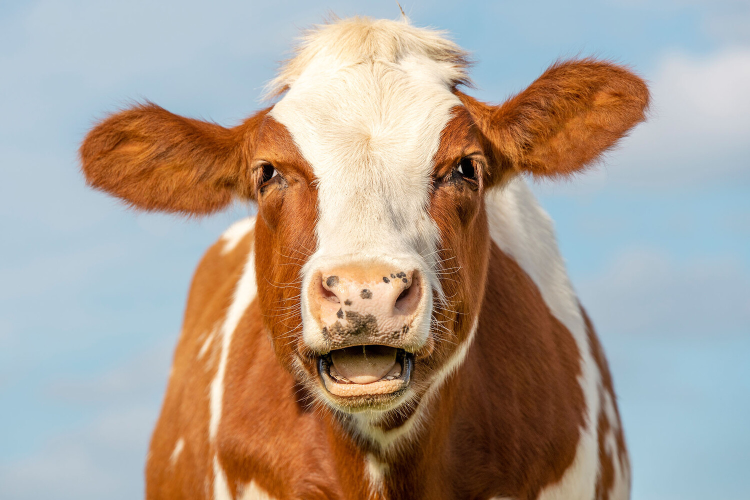
#> input picture cow.jpg, 1500 x 1000 px (shown at 1/2 size)
$ python Project_1.py
#> lines starting #> are read from the running program, lines starting #| are printed output that depends on the picture
import math
import random as rnd
import numpy as np
from numpy import random
from PIL import Image, ImageDraw


# [81 lines left out: functions contrast_brightness, mirror_padding, weighted_sum, mean_filter, horizontal_derivative_filter, vertical_derivative_filter and 1 more, not called in this run]

class ImageProc:

    def __init__(self, filename):
#> called with filename = 'cow.jpg'
        with Image.open(filename) as img:
#> img is the input picture: PIL image 1500x1000 RGB; mean R, G, B 171.8, 158.1, 145.7
            img.load()
        self.img = img
        self.mode = img.mode
#> self.mode = 'RGB'
        self.w, self.h = img.size
#> self.w = 1500; self.h = 1000

    # [99 lines left out: functions contrast_brightness, derivative_filter, resize_images, blend_bw_images, blend_color_images, blend_images and 1 more, not called in this run]


    def blur_color_image(self, size):
#> called with size = 5
        img_data = self.img.load()

        blurred_img = Image.new("RGB", self.img.size)
#> blurred_img: PIL image 1500x1000 RGB; every value is 0
        blurred_data = blurred_img.load()

        for i in range(size // 2, self.img.width - size // 2):
            for j in range(size // 2, self.img.height - size // 2):
                r_total = 0
                g_total = 0
                b_total = 0
                count = 0
                for x in range(i - size // 2, i + size // 2 + 1):
                    for y in range(j - size // 2, j + size // 2 + 1):
                        r, g, b = img_data[x, y]
                        r_total += r
                        g_total += g
                        b_total += b
                        count += 1
                blurred_data[i, j] = (r_total // count, g_total // count, b_total // count)

        return blurred_img


    def blur_image(self, size):
        if self.img.mode == 'L':
            return self.blur_bw_image(size)
        else:
            return self.blur_color_image(size)


    def invert_operator(self):
        w, h = self.img.size
#> w = 1500; h = 1000
        img_out = Image.new('RGB', (w, h))
        for x in range(w):
            for y in range(h):
                original_pxl = self.img.getpixel((x, y))
                result_pxl = (255 - original_pxl[0], 255 - original_pxl[1], 255 - original_pxl[2])
                img_out.putpixel((x, y), result_pxl)
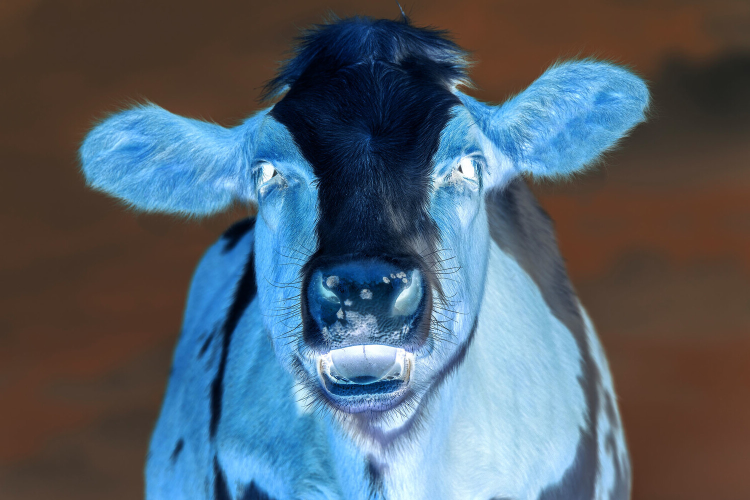
#> img_out: PIL image 1500x1000 RGB (shown at 1/2 size); mean R, G, B 83.2, 96.9, 109.3
        return (img_out)

    # [9 lines left out: function invert_bw_operator, not called in this run]

    def invert_image(self):
        if self.img.mode == 'L':
            return self.invert_bw_operator()
        else:
            return self.invert_operator()

    def drow_frame(self, x1, x2, y1, y2):
#> called with x1 = 301, x2 = 1100, y1 = 100, y2 = 900
        drow = ImageDraw.Draw(self.img)
        line_color = (255, 0, 0)
        line_width = 5
        drow.line([(x1, y1), (x1, y2), (x2, y2), (x2, y1), (x1, y1)], fill=line_color, width=line_width)
        self.img.show()
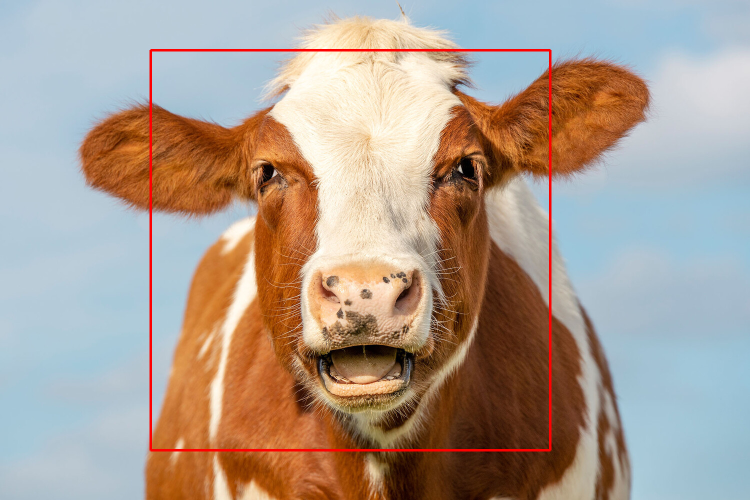
#> shown: PIL image 1500x1000 RGB (shown at 1/2 size); mean R, G, B 172.7, 156.6, 144.4

img_proc = ImageProc("cow.jpg")
blurred_img = img_proc.blur_image(5)
invert_img = img_proc.invert_image()
drow_frame = img_proc.drow_frame(301,1100,100,900)
blurred_img.show()
invert_img.show()

$ run again, with monkey.jpg copied over cow.jpg
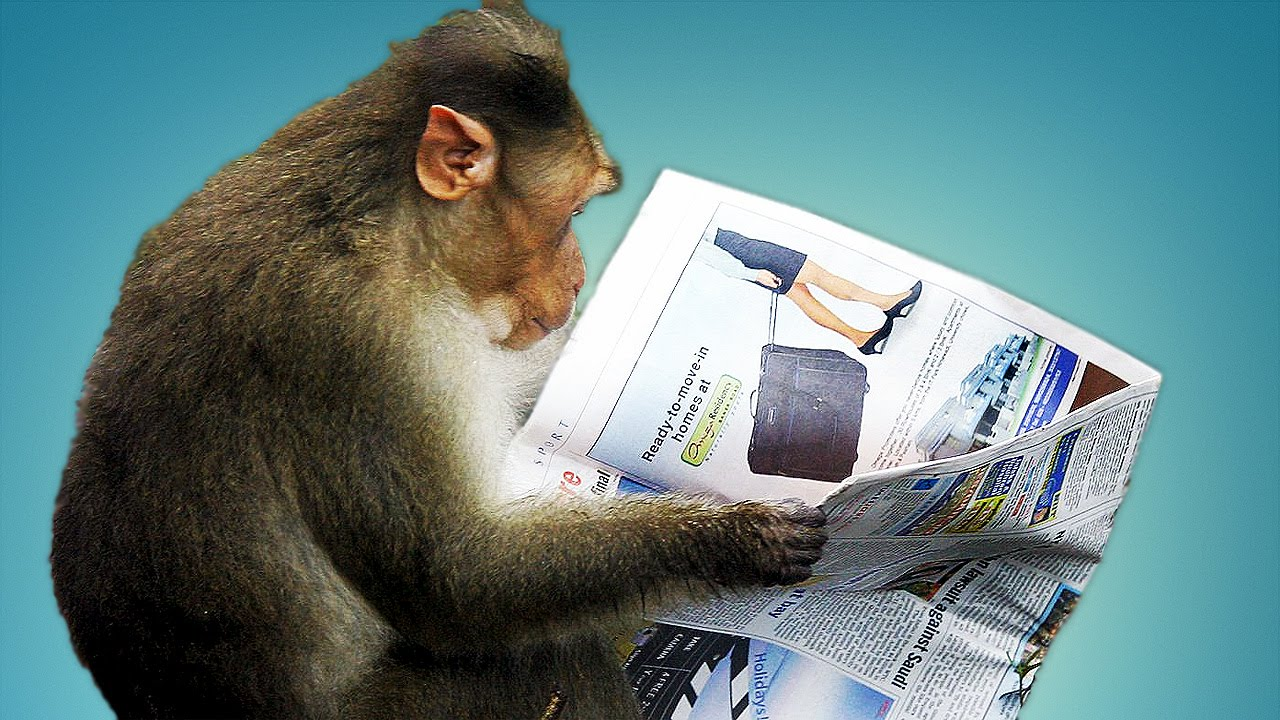
#> input picture monkey.jpg, 1280 x 720 px
#> in __init__, img is the input picture: PIL image 1280x720 RGB; mean R, G, B 100, 128.5, 129.3
#> blurred_img: PIL image 1280x720 RGB; every value is 0
#> after the loop in invert_operator, `for x in range(w):`:
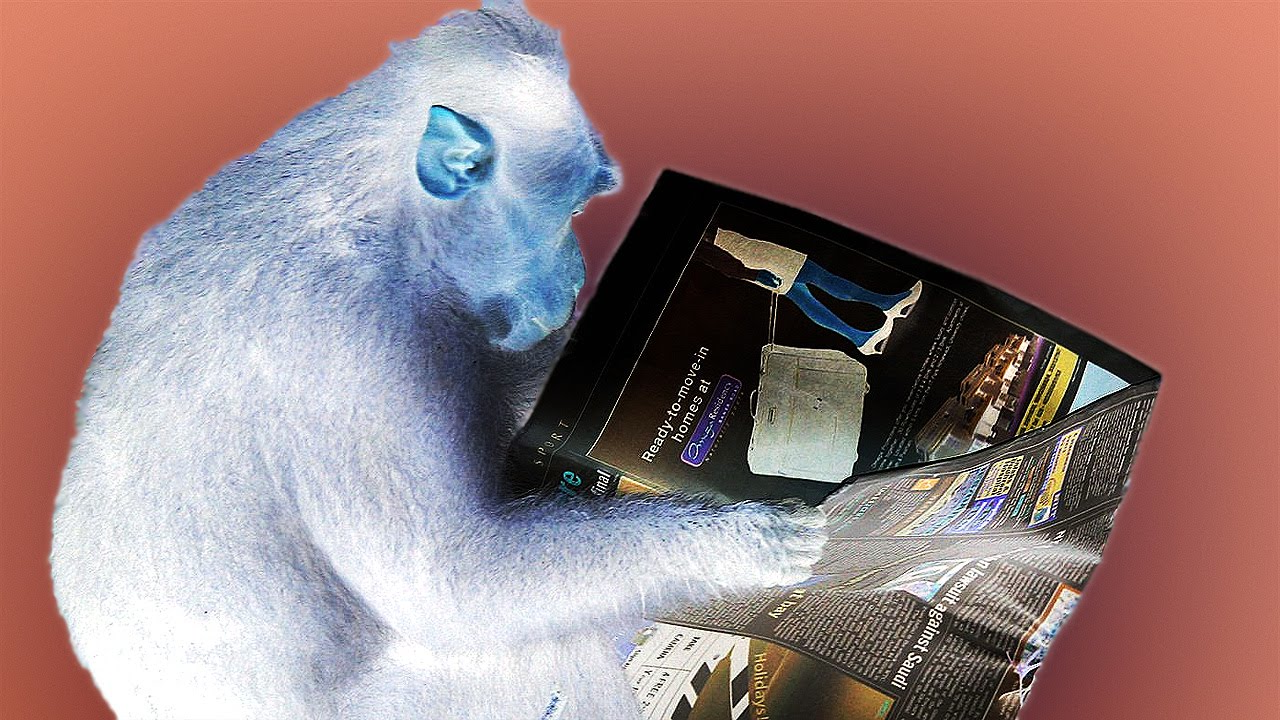
#> img_out: PIL image 1280x720 RGB; mean R, G, B 155, 126.5, 125.7
#> in drow_frame, `self.img.show()`:
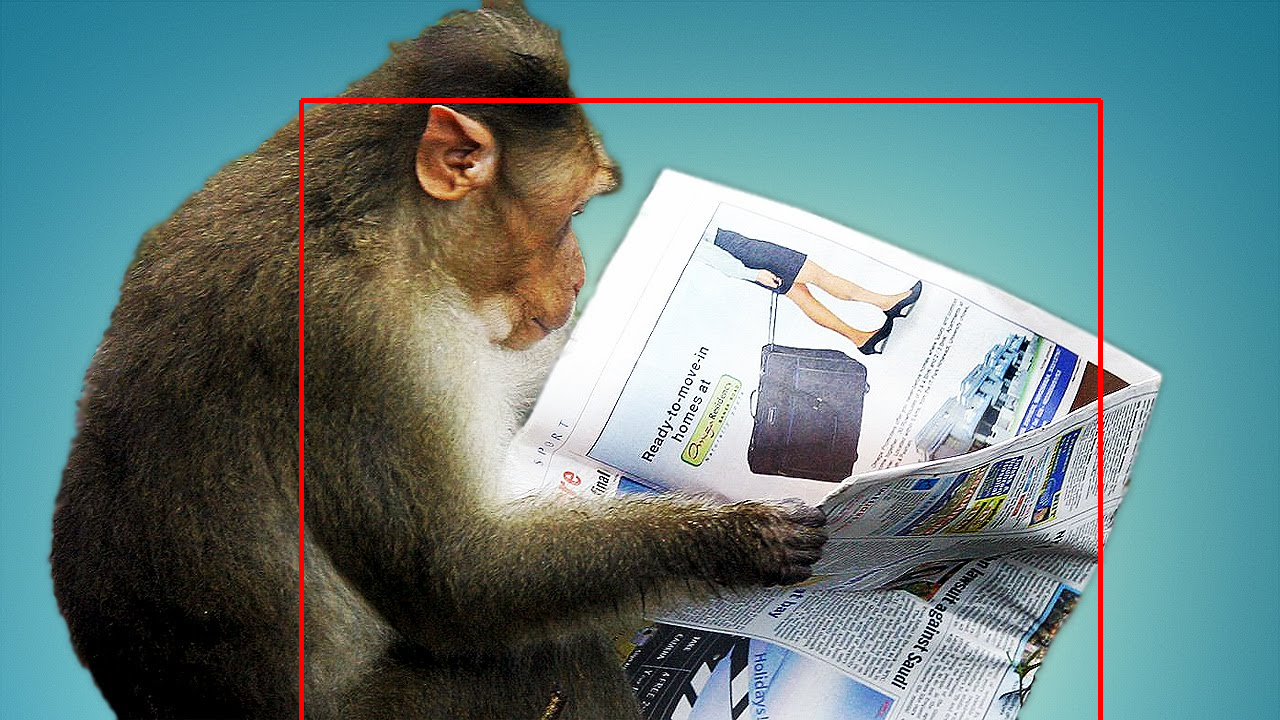
#> shown: PIL image 1280x720 RGB; mean R, G, B 101.8, 127.2, 128.1
